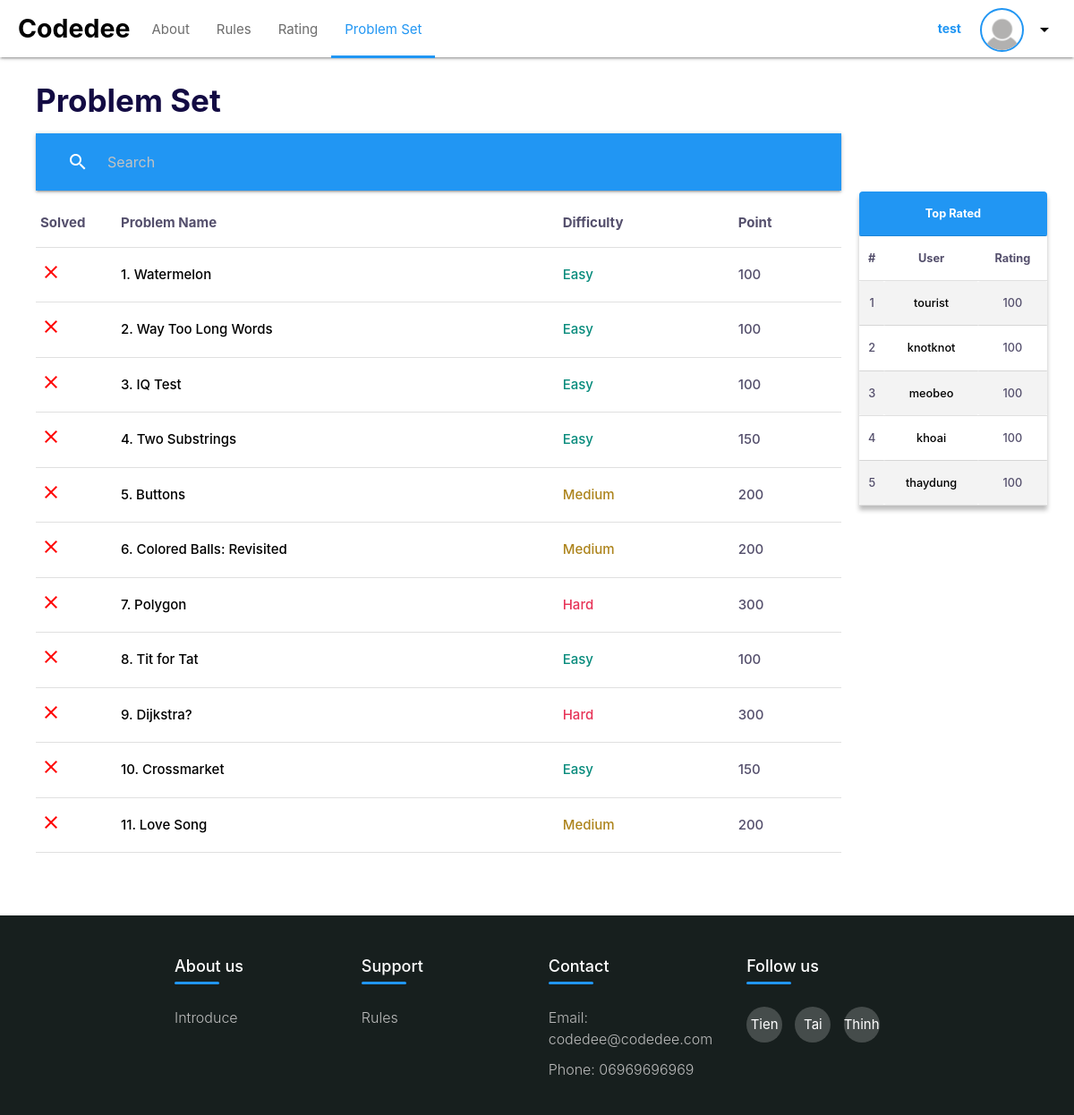
Page /problem_set/ (signed in) on the earlier database version.
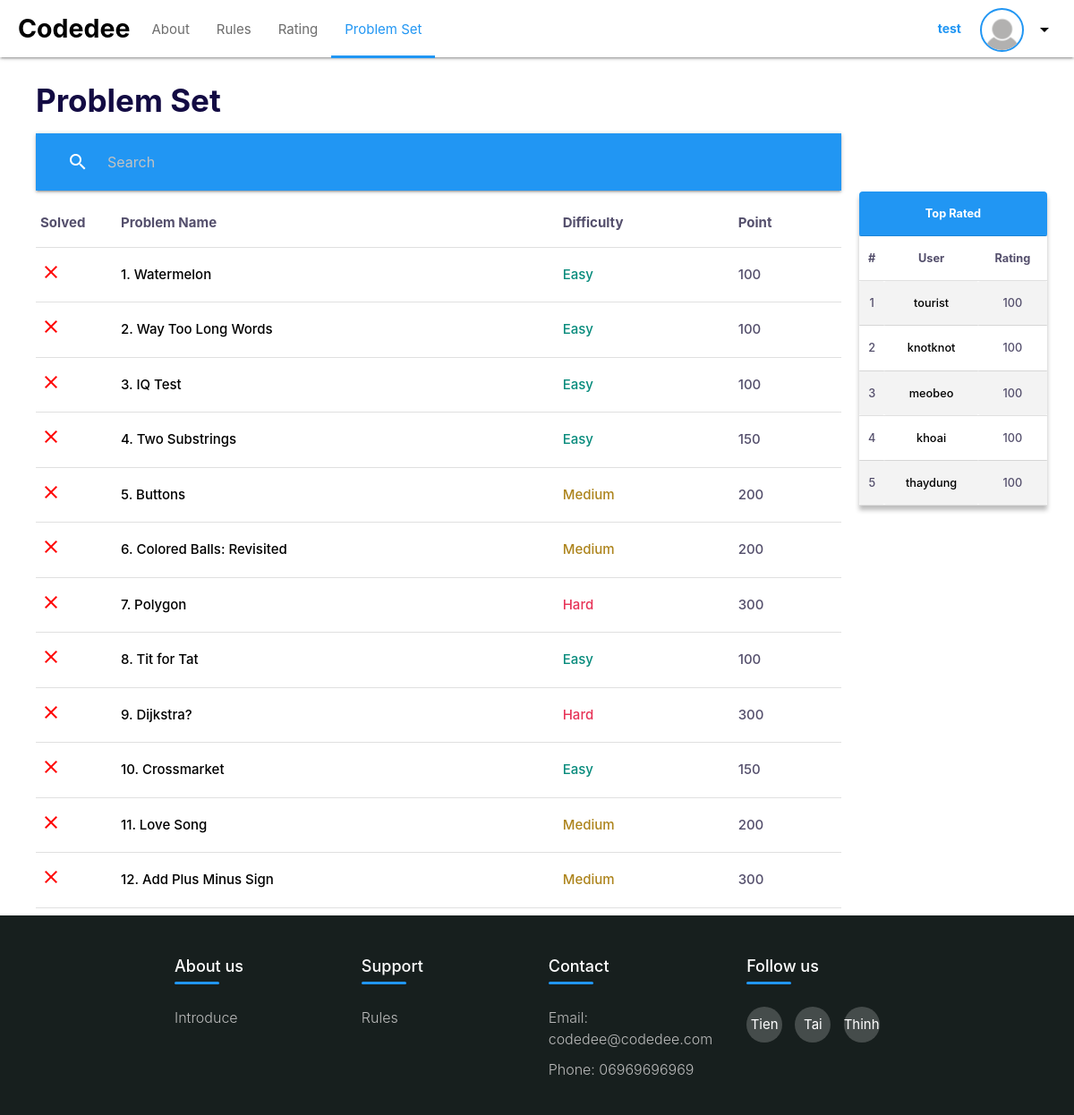
Same page on the later database version.
### home/models.py (models this page shows, shortened)
class User(AbstractUser):
    username = models.CharField(unique=True, max_length=200, null=True)
    bio = models.TextField(null=False, default="Hello Codedee User", blank=True)
    avatar = models.ImageField(null=True, default="avatar.png", blank=False)
    points = models.IntegerField(null=False, default=100, blank=False)
    solved_chall = models.ManyToManyField(Problem, blank=True)

class Problem(models.Model):
    id = models.IntegerField(primary_key=True)
    problemName = models.CharField(unique=True, max_length=50, null=True)
    difficulty = models.CharField(null=True, max_length=15, blank=False)
    description = models.TextField(null=False, blank=False)
    short_des = models.TextField(null=True, blank=False)
    points = models.IntegerField(null=False, default=0, blank=False)
    icon = models.CharField(null=True, blank=False, max_length=30)
    testcase = models.TextField(null=False, blank=True)
    result = models.TextField(null=False, blank=True)

### home/views.py (the view, shortened to what this page needs)
# urls.py: path('problem_set/', views.problem_set, name='problem_set'),
@login_required(login_url="login")
def problem_set(request):
    user = User.objects.all().order_by('-points')
    problem = Problem.objects.all().order_by('id')
    context = {'users': user, 'problems': problem}
    return render(request, 'pages/problem_set.html', context)
    user = User.objects.all().order_by("-points")
    problem = Problem.objects.all().order_by("id")
    context = {"users": user, "problems": problem}
    return render(request, "pages/problem_set.html", context)

### home/templates/pages/problem_set.html (shortened to what this page needs)
{% extends 'pages/index.html' %}
{% load markdown_extras %}
{% block main-container-content %}
    <div class="main-content">
        <h3 class="big-message-main-page">Problem Set</h3>
        <nav style=" margin-top:10px ; margin-bottom:10px">
          <div class="nav-wrapper" style="background-color: #2196F3 !important">
            <form id='search'>
              <div class="input-field">
                <input type="search" name="search" id="text_search" placeholder= "Search"required>
                <label class="label-icon" for="search"><i class="material-icons">search</i></label>
                <i class="material-icons">close</i>
              </div>
            </form>
          </div>
        </nav>
        <table>
            <thead>
              <tr>
                  <th>Solved</th>
                  <th>Problem Name</th>
                  <th>Difficulty</th>
                  <th>Point</th>
              </tr>
            </thead>
            <tbody>
              {% for problems in problems %}
              <tr>
                  {% if problems in request.user.solved_chall.all %}
                    <td width="10%";><i style="color: green;" class="material-icons">check_box</i></td>
                  {% else %}
                    <td width="10%";><i style="color: red;" class="material-icons">close</i></td>
                  {% endif %}
                <td><a class="problem_set_name" href="{% url 'problem' problems.id %}">{{problems.id}}. {{problems.problemName}}</a></td>
                <td class="{{problems.difficulty}}">{{problems.difficulty}}</td>
                <td>{{problems.points}}</td>
              </tr>
              {% endfor %}
            </tbody>
          </table>
    </div>
    <div class="side-content">
        {% include 'pages/ranking_table.html' %}
    </div>
{% endblock %}

### home/templates/pages/index.html (shortened to what this page needs)
<!DOCTYPE html>
<html lang="en">
<head>
  <head>
    {% load static %}
    <link type="text/css" rel="stylesheet" href="{% static './css/materialize.css' %}"  media="screen,projection"/>
    <link type="text/css" rel="stylesheet" href="{% static './css/footer.css' %}"  media="screen,projection"/>
  </head>
</head>
<body>
  <div class="main-container">
      {% block navbar%}
        {% include 'pages/navbar.html'%}
      {% endblock navbar%}
    <div class="mainpage-container">
      {% block main-container-content %}{% endblock %}
    </div>
  </div>
  {% block footer %}
    {% include 'pages/footer.html' %}
  {% endblock footer %}
</body>
</html>

### home/templates/pages/navbar.html (shortened to what this page needs)
<div class="navbar-fixed">
    <nav>
      <div class="nav-wrapper white darken-2 custom-shadow">
        <a href="{% url 'index' %}" class="brand-logo black-text left">Codedee</a>
        <div class="nav-elements">
          <ul class="left">
            <li><a href="{% url 'about' %}" class="waves-effect waves-teal {% if request.resolver_match.url_name == 'about' %}blue-text active-nav-ele{% endif %}" style="color:#6D6D6D;">About</a></li>
            <li><a href="{% url 'rules' %}" class="waves-effect waves-teal {% if request.resolver_match.url_name == 'rules' %}blue-text active-nav-ele{% endif %}" style="color:#6D6D6D;">Rules</a></li>
            <li><a href="{% url 'ranking' %}" class="waves-effect waves-teal {% if request.resolver_match.url_name == 'ranking' %}blue-text active-nav-ele{% endif %}" style="color:#6D6D6D;">Rating</a></li>
            <li><a href="{% url 'problem_set' %}" class="waves-effect waves-teal {% if request.resolver_match.url_name == 'problem_set' %}blue-text active-nav-ele{% endif %}" style="color:#6D6D6D;">Problem Set</a></li>
          </ul>
          <ul class="right hide-on-med-and-down">
            {% if request.user.is_authenticated %}
              <li><a href="{% url 'profile' request.user.username %}" class="btn-flat sign-in-float-btn waves-effect waves-light" style="text-transform: none;margin-right: -10px;">{{request.user.username}}</a></li>
              <li>{% include 'pages/dropdown_profile.html' %}</li>
            {% else %}
              <li><a href="{% url 'login' %}" class="btn-flat sign-in-float-btn waves-effect waves-light" style="text-transform: none;margin-right: -10px;">Log in</a></li>
              <li><a href="{% url 'register' %}" class="waves-effect waves-light blue btn sign-up-btn">Register</a></li>
            {% endif %}
          </ul>
        </div>
      </div>
    </nav>
  </div>

### home/templates/pages/dropdown_profile.html (shortened to what this page needs)
    <div class="hmm">
        <div class="dropdown_header">
            <a href='{% url 'profile' request.user.username %}'>
                <div class="dropdown_avatar avatar--medium">
                    <img src="{{ request.user.avatar.url }}"/>
                </div>
            </a>
            <button class="dropdown-trigger" data-target="dropdown1">
                <i class="material-icons">arrow_drop_down</i>
            </button>
        </div>

### home/templates/pages/ranking_table.html
            <table class="centered ranking-table">
                <thead style="color:white;">
                  <tr>
                      <th colspan="3">Top Rated</th>
                  </tr>
                </thead>
                <tbody>
                  <tr style="font-weight:bold;">
                    <td>#</td>
                    <td>User</td>
                    <td>Rating</td>
                  </tr>
                  {% for users in users %}
                    {% if forloop.counter <= 5 %}
                  <tr>
                    <td>{{forloop.counter}}</td>
                    <td><a href="{% url 'profile' users.username %}">{{users.username}}</a></td>
                    <td>{{users.points}}</td>
                  </tr>
                    {% endif %}
                  {% endfor %}
                </tbody>
              </table>

### home/templates/pages/footer.html (shortened to what this page needs)
<footer class="footer">
    <div class="footer-content">
        <div class="footer-col">
            <h4>About us</h4>
            <ul>
                <li><a href="{% url 'about' %}">Introduce</a></li>
            </ul>
        </div>
        <div class="footer-col">
            <h4>Support</h4>
            <ul>
                <li><a href="{% url 'rules' %}">Rules</a></li>
            </ul>
        </div>
        <div class="footer-col">
            <h4>Contact</h4>
            <ul>
                <li>Email: codedee@codedee.com</li>
                <li>Phone: 06969696969</li>
            </ul>
        </div>
        <div class="footer-col">
            <h4>Follow us</h4>
            <div class="social-links">
                <a href="https://www.facebook.com/m.tiennnnn/" target='_blank'>Tien</a>
                <a href="https://www.facebook.com/tantai.nguyen.56481" target='_blank'>Tai</a>
                <a href="https://www.facebook.com/neverbenobodybutmyself" target='_blank'>Thinh</a>
            </div>
        </div>
    </div>
</footer>

### home/static/css/footer.css (style rules this page uses)
.main-container { height: max-content; }
.footer { background-color: #171f1e; height: fit-content; padding: 24px 15%; position: absolute; bottom: 0; width: 100%; }
.footer-content { display: grid; grid-template-columns: repeat(4, 1fr); column-gap: 8px; }
.footer-col { padding: 0 15px; }
.footer-col h4 { font-size: 18px; color: #ffffff; margin-bottom: 35px; font-weight: 500; position: relative; }
.footer-col h4::before { content: ''; position: absolute; left: 0; bottom: -10px; background-color: #2196F3; height: 3px; border-radius: 5px; box-sizing: border-box; width: 50px; }
.footer-col ul li:not(:last-child) { margin-bottom: 10px; }
.footer-col ul li a, .footer-col ul li { font-size: 16px; color: #ffffff; text-decoration: none; font-weight: 300; color: #bbbbbb; display: block; transition: all 0.3s ease; }
.footer-col .social-links a { display: inline-block; height: 40px; width: 40px; background-color: rgba(255, 255, 255, 0.2); margin: 0 10px 10px 0; text-align: center; line-height: 40px; border-radius: 50%; color: #ffffff; transition: all 0.5s ease; }
ul { list-style: none; }

Differences in the rows shown:
added Problem: id "12", problemName "Add Plus Minus Sign", difficulty "Medium", points "300"
